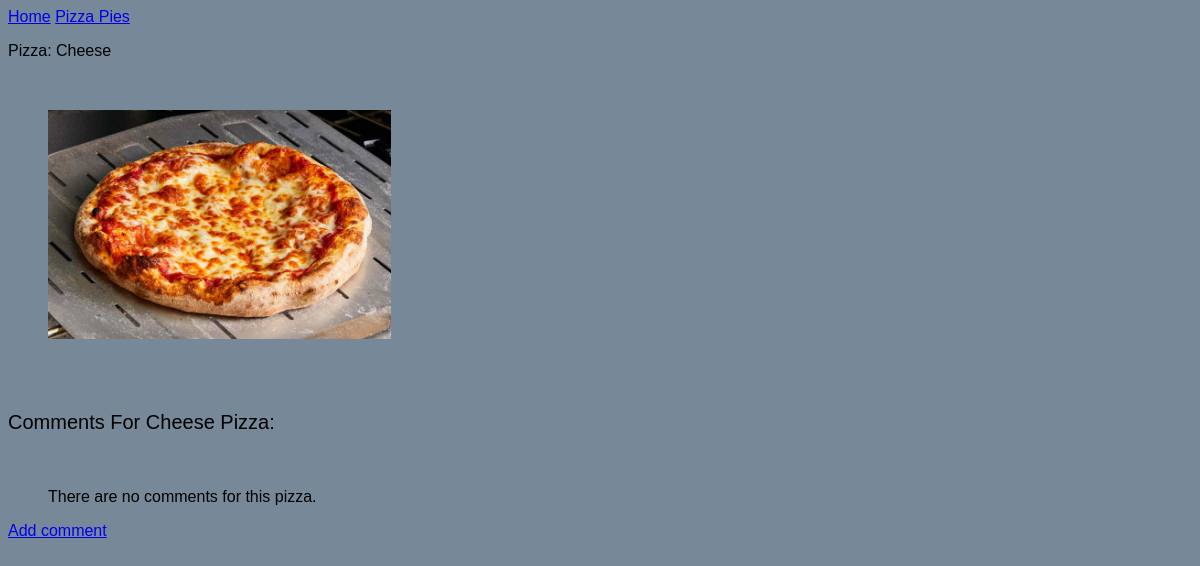
Page /pizzas/6/ on the earlier database version.
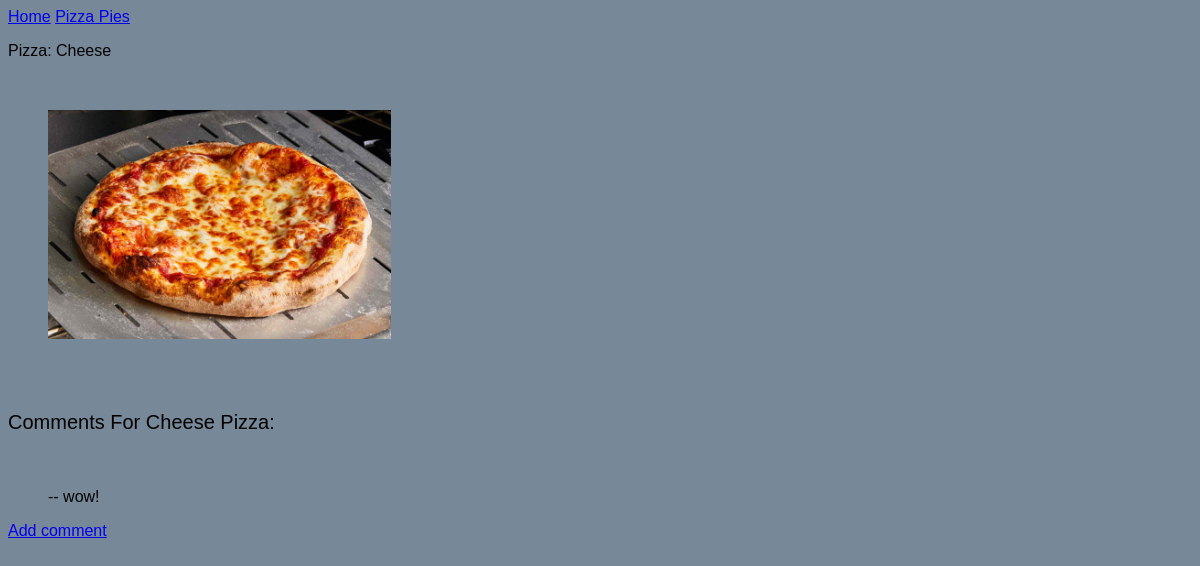
Same page on the later database version.
### MainApp/models.py (models this page shows, shortened)
class Image(models.Model):
    pizza = models.ForeignKey(Pizza, on_delete=models.CASCADE)
    image = models.ImageField(upload_to='images/')

class Comment(models.Model):
    pizza = models.ForeignKey(Pizza, on_delete=models.CASCADE)
    text = models.TextField(max_length=200)

### MainApp/views.py (the view)
# urls.py: path('pizzas/<int:pizza_id>/',views.pizza,name='pizza'),
def pizza(request, pizza_id):
    p = Pizza.objects.get(id=pizza_id)
    toppings = Topping.objects.filter(pizza=p)
    addcomment = Comment.objects.filter(pizza=pizza_id)
    image = Image.objects.filter(pizza=pizza_id)
    context = {'pizza':p, 'toppings':toppings, 'addcomment':addcomment, 'image':image}
    return render(request, 'MainApp/pizza.html', context)

### MainApp/models.py (called while the page is built)
    def __str__(self):
        return self.pizza_name

### MainApp/templates/MainApp/pizza.html (shortened to what this page needs)
{% extends "MainApp/base.html" %}
{% load static %}
{% block content %}
<link rel="stylesheet" href="{% static 'newpformat.css' %}">
<p>Pizza: {{ pizza }} </p>
<form method="POST">
    <ul>
    <br>
    </ul>
    <ul>
        {% for i in image %}
        <div class="col-md-4">
            <img src="{{ i.image.url }}" class="img-responsive" style="width: 30%; margin-right: 5px;" />
        </div>
        {% empty %}
        <p>No picture is given for {{pizza}}.</p>
        {% endfor %}
    </ul>
    <br><br>
    <p style= "font-size:20px">Comments For {{pizza}} Pizza:</p>
    <br>
    <ul>
        {% for c in addcomment %}
        <p>-- {{ c.text }} </p>
        {% empty %}
        <p> There are no comments for this pizza.</p>
        {% endfor %}
    </ul>
    <p><a href="{% url 'MainApp:comment' pizza.id %}">Add comment</a></p>
</form>
{% endblock content %}

Differences in the rows shown:
added Comment: text "wow!"
Other differences:
text no longer shown: "There are no comments for this pizza."
